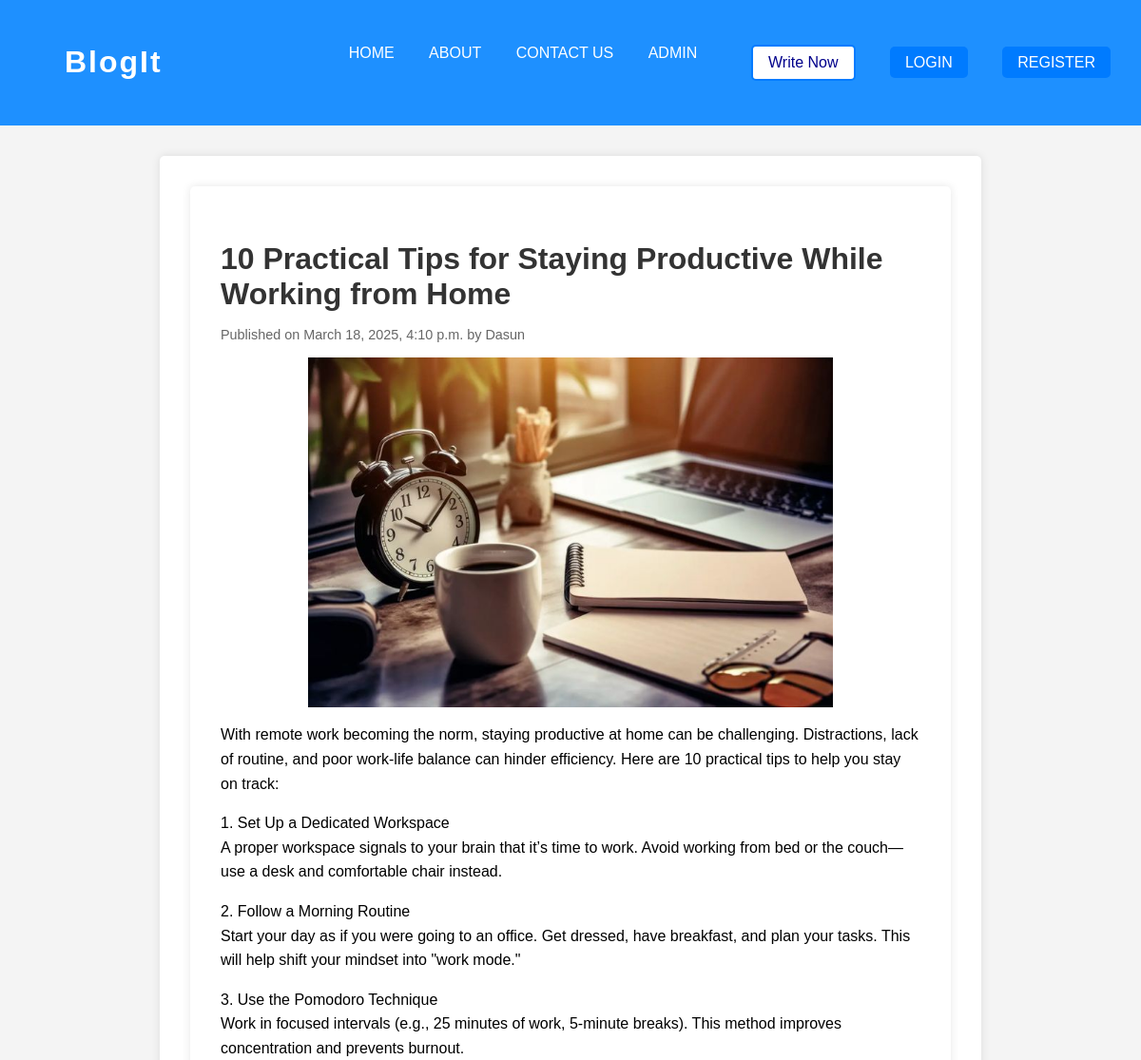
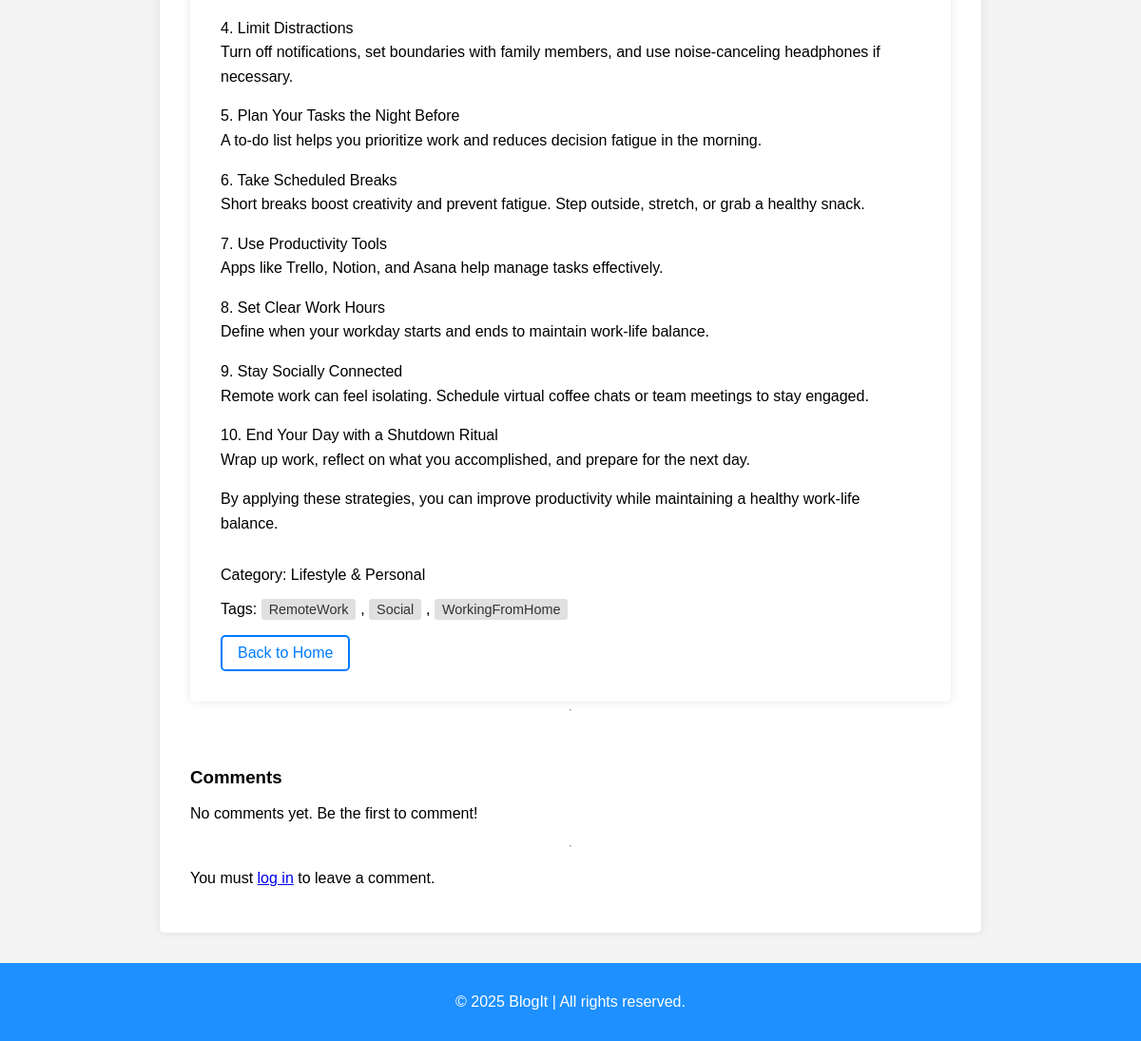
Page /post/20/ on the committed database (2 pictures, top to bottom).
### blog/models.py (models this page shows, shortened)
class Post(models.Model):
    title = models.CharField(max_length=200)
    content = models.TextField()
    image = models.ImageField(upload_to='blog_images/', blank=True, null=True)
    date_posted = models.DateTimeField(default=timezone.now())
    author = models.ForeignKey(User, on_delete=models.CASCADE)
    tags = TaggableManager()
    category = models.ForeignKey(Category, on_delete=models.SET_NULL, null=True, blank=True)

class Category(models.Model):
    name = models.CharField(max_length=100)

### blog/views.py (the view, shortened to what this page needs)
# urls.py: path('post/<int:pk>/', PostDetailView.as_view(), name = 'blog-detail'),
class PostDetailView(DetailView):
    model = Post
    template_name = 'blog/post_detail.html'
    context_object_name = 'posts'
    def get_context_data(self, **kwargs):
        context = super().get_context_data(**kwargs)
        context['comments'] = Comment.objects.filter(post=self.object).order_by('-date_posted')  # Get comments for the post
        context['comment_form'] = CommentForm()  # Add the comment form to the context
        context['reply_form'] = ReplyForm()  # Add the reply form to the context
        return context

### blog/templates/blog/post_detail.html (shortened to what this page needs)
{% extends 'blog/base.html' %}
{% block content %}
    <div class="container">
        <div class="post-card">
            <h2 class="post-title">{{ object.title }}</h2>
            <p class="post-meta">Published on {{ object.date_posted|date:"F j, Y, g:i a" }} by {{ object.author }}</p>
            {% if object.image %}
                 <img class="image" src="{{ object.image.url }}" alt="{{ object.title }}" style="max-width: 75%; height: auto;">
            {% endif %}
            <div class="post-content">
                {{ object.content|linebreaks }}
            </div>
            <p>Category: {{ object.category.name }}</p>
            <p>Tags:
            {% if object.tags.exists %}
                {% for tag in object.tags.all %}
                    <span class="tag">{{ tag.name }}</span>{% if not forloop.last %}, {% endif %}
                {% endfor %}
            {% else %}
                <span class="no-tags">No tags available</span>
            {% endif %}
            </p>
            <a href="{% url 'home' %}" class="abtn">Back to Home</a>
        </div>
        <hr>
   <div class="comments-section">
        <h3>Comments</h3>
        {% for comment in comments %}
            <div class="comment">
                <p><strong>{{ comment.author }}</strong> on {{ comment.date_posted|date:"F j, Y, g:i a" }}</p>
                <p>{{ comment.content }}</p>
                <div class="replies">
                    {% for reply in comment.replies.all %}
                        <div class="reply">
                            <p><strong>{{ reply.author }}</strong> on {{ reply.date_posted|date:"F j, Y, g:i a" }}</p>
                            <p>{{ reply.content }}</p>
                        </div>
                    {% endfor %}
                </div>
                <br>
                {% if user.is_authenticated %}
                    <form method="post" class="reply-form">
                        {% csrf_token %}
                        {{ reply_form.as_p }}
                        <input type="hidden" name="comment_id" value="{{ comment.id }}">
                        <button type="submit" name="reply_submit" class="abtn">Reply</button>
                    </form>
                {% else %}
                    <p>You must <a href="{% url 'login' %}">log in</a> to reply.</p>
                {% endif %}
            </div>
            <hr>
        {% empty %}
            <p>No comments yet. Be the first to comment!</p>
        {% endfor %}
    </div>
    <hr>
    {% if user.is_authenticated %}
        <div class="comment-form">
            <h3>Leave a Comment</h3>
            <form method="post">
                {% csrf_token %}
                {{ comment_form.as_p }}
                <button type="submit" name="comment_submit" class="abtn">Post Comment</button>
            </form>
        </div>
    {% else %}
        <p>You must <a href="{% url 'login' %}">log in</a> to leave a comment.</p>
    {% endif %}
{% endblock %}

### blog/static/blog/main.css (style rules this page uses)
body { font-family: Arial, sans-serif; margin: 0; padding: 0; background-color: #f4f4f4; display: flex; flex-direction: column; min-height: 100vh; }
.container { display: flex; flex-direction: column; flex: 1; }
.container { max-width: 800px; margin: 0 auto; padding: 2rem; background-color: #fff; border-radius: 5px; box-shadow: 0 0 10px rgba(0, 0, 0, 0.1); }
.post-card { padding: 2rem; background-color: #fff; border-radius: 5px; box-shadow: 0 0 10px rgba(0, 0, 0, 0.1); }
.post-title { margin-bottom: 1rem; font-size: 2rem; color: #333; }
.post-meta { margin-bottom: 1rem; color: #666; font-size: 0.9rem; }
.post-content { margin-bottom: 2rem; line-height: 1.6; }
.abtn { display: inline-block; padding: 0.5rem 1rem; background-color: transparent; color: #007bff; border: 2px solid #007bff; border-radius: 5px; text-decoration: none; font-size: 1rem; cursor: pointer; text-align: center; transition: background-color 0.3s ease, color 0.3s ease; }
.tag { display: inline-block; background-color: #e0e0e0; color: #333; padding: 0.2rem 0.5rem; border-radius: 3px; margin-right: 0.3rem; font-size: 0.9rem; }
.comments-section { margin-top: 2rem; }
.image { display: block; margin: 0 auto; max-width: 100%; height: auto; }

### rows in the picture
Post: title "10 Practical Tips for Staying Productive While Working from Home", date_posted "March 18, 2025, 4:10 p.m.", author "Dasun", image (picture), content "With remote work becoming the norm, staying productive at home can be challenging. Distractions, lack of routine, and poor work-life balance can hinder efficiency. Here are 10 practical tips to help you stay on track: 1. Set Up a Dedicated Workspace A proper workspace signals to your brain that it’s time to work. Avoid working from bed or the couch—use a desk and comfortable chair instead. 2. Follow a Morning Routine Start your day as if you were going to an office. Get dressed, have breakfast, and plan your tasks. This will help shift your mindset into \"work mode.\" 3. Use the Pomodoro Technique Work in focused intervals (e.g., 25 minutes of work, 5-minute breaks). This method improves…", category.name "Lifestyle & Personal"
Tag: name "RemoteWork"
Tag: name "Social"
Tag: name "WorkingFromHome"
